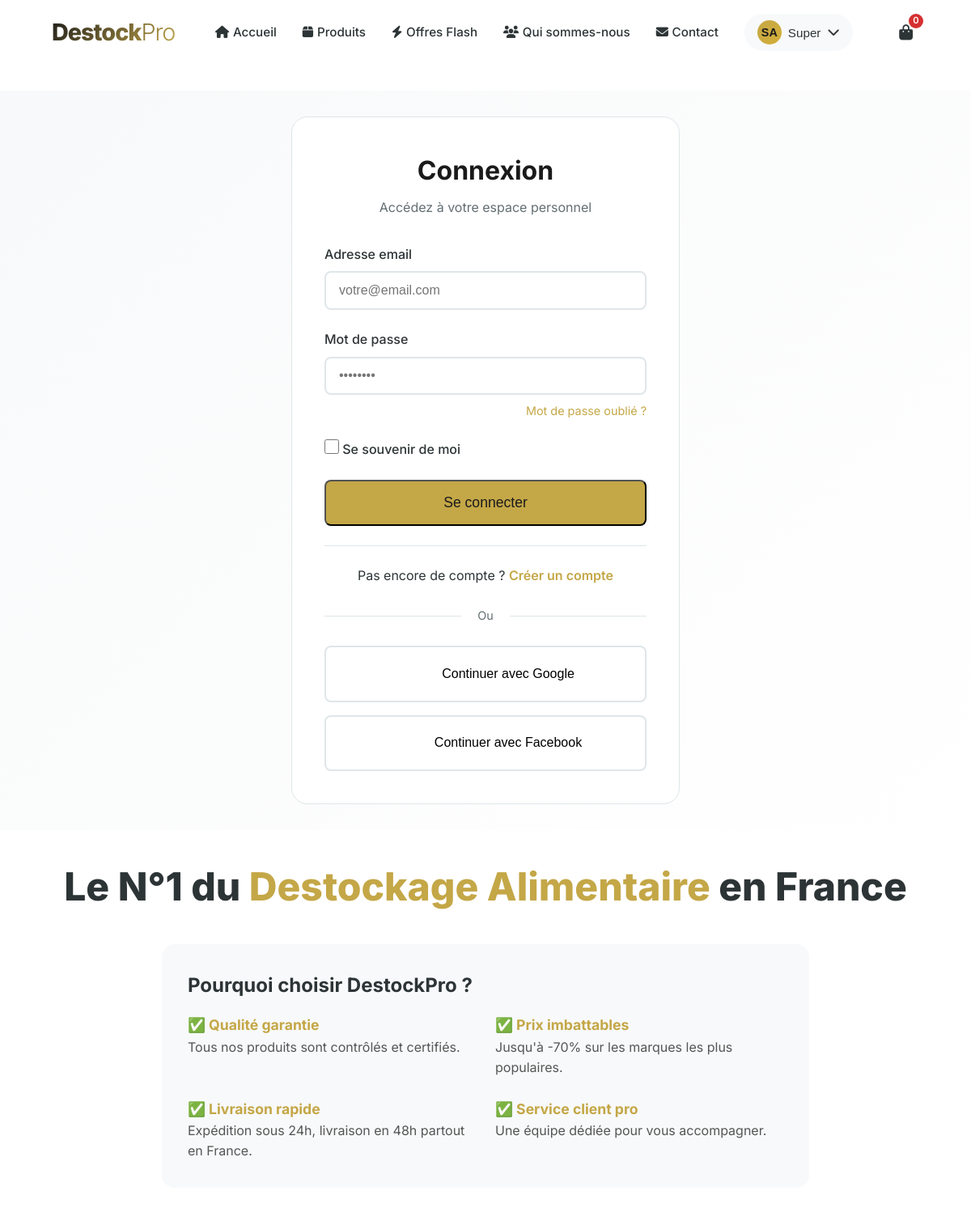
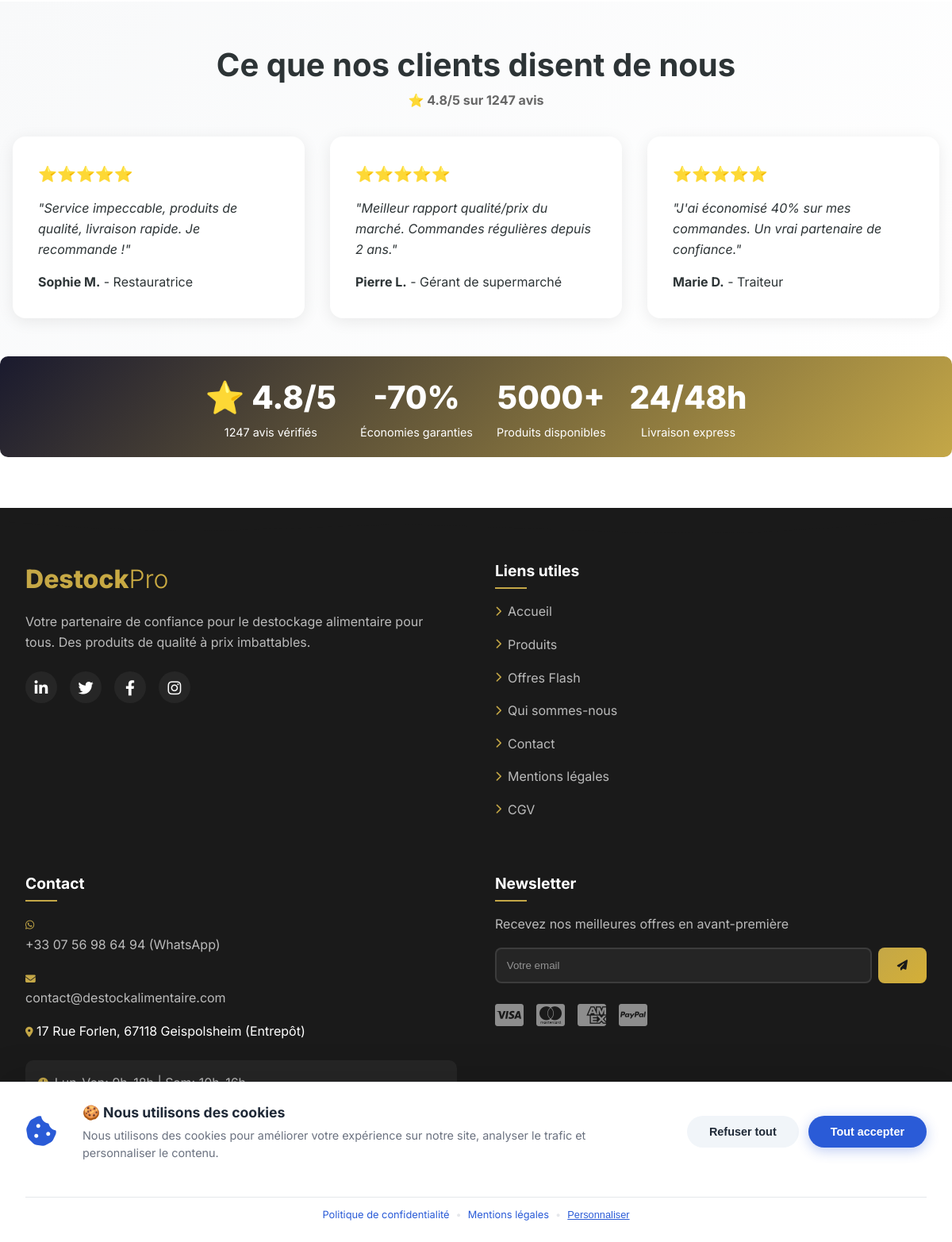
The app's page /connexion (signed in) with its own data (2 pictures, top to bottom).
### models.py (models this page shows)
class Utilisateur(UserMixin, db.Model):
    __tablename__ = 'utilisateur'
    id = db.Column(db.Integer, primary_key=True)
    email = db.Column(db.String(120), unique=True, nullable=False)
    password = db.Column(db.String(200), nullable=False)
    nom = db.Column(db.String(100))
    prenom = db.Column(db.String(100))
    telephone = db.Column(db.String(20))
    adresse = db.Column(db.String(200))
    code_postal = db.Column(db.String(10))
    ville = db.Column(db.String(100))
    pays = db.Column(db.String(50), default='France')
    societe = db.Column(db.String(100))
    role = db.Column(db.String(20), default='client')
    actif = db.Column(db.Boolean, default=True)
    date_inscription = db.Column(db.DateTime, default=datetime.now)
    commandes = db.relationship('Commande', backref='utilisateur', lazy=True)
    avis = db.relationship('Avis', backref='utilisateur', lazy=True)

### app.py (the view, shortened to what this page needs)
@app.route('/connexion', methods=['GET', 'POST'])
@csrf.exempt
def connexion():
    return render_template('connexion.html')

### templates/connexion.html (shortened to what this page needs)
{% extends "base.html" %}
{% block content %}
<div class="auth-section">
    <div class="auth-container">
        <div class="auth-card">
            <div class="auth-header">
                <h1>Connexion</h1>
                <p>Accédez à votre espace personnel</p>
            </div>
            <form method="POST" action="/connexion" class="auth-form">
                <div class="form-group">
                    <label for="email">Adresse email</label>
                    <input type="email" id="email" name="email" class="form-input"
                           placeholder="votre@email.com" required>
                </div>
                <div class="form-group">
                    <label for="password">Mot de passe</label>
                    <input type="password" id="password" name="password" class="form-input"
                           placeholder="••••••••" required>
                    <a href="/mot-de-passe-oublie" class="forgot-password">Mot de passe oublié ?</a>
                </div>
                <div class="form-group">
                    <label class="checkbox-label">
                        <input type="checkbox" name="remember">
                        <span>Se souvenir de moi</span>
                    </label>
                </div>
                <button type="submit" class="btn btn-primary btn-block">
                    Se connecter
                </button>
            </form>
            <div class="auth-footer">
                <p>Pas encore de compte ? <a href="/inscription">Créer un compte</a></p>
            </div>
            <div class="auth-divider">
                <span>Ou</span>
            </div>
            <div class="social-login">
                <button class="btn-social google">
                    <span class="social-icon">G</span>
                    Continuer avec Google
                </button>
                <button class="btn-social facebook">
                    <span class="social-icon">f</span>
                    Continuer avec Facebook
                </button>
            </div>
        </div>
    </div>
</div>
{% endblock %}

### templates/base.html (shortened to what this page needs)
<!DOCTYPE html>
<html lang="fr">
<head>
    <link rel="stylesheet" href="https://cdnjs.cloudflare.com/ajax/libs/font-awesome/6.4.0/css/all.min.css">
    <link rel="stylesheet" href="{{ url_for('static', filename='css/style.css') }}">
</head>
<body>
    <nav class="navbar-modern" id="navbar">
        <div class="container">
            <div class="nav-container">
                <a href="/" class="logo-modern">
                    <span class="logo-text">Destock<span class="logo-accent">Pro</span></span>
                </a>
                <div class="nav-menu-modern" id="navMenu">
                    <a href="/" class="nav-link-modern {% if request.path == '/' %}active{% endif %}">
                        <i class="fas fa-home"></i> Accueil
                    </a>
                    <a href="/produits" class="nav-link-modern {% if request.path == '/produits' %}active{% endif %}">
                        <i class="fas fa-box"></i> Produits
                    </a>
                    <a href="/offres-flash" class="nav-link-modern {% if request.path == '/offres-flash' %}active{% endif %}">
                        <i class="fas fa-bolt"></i> Offres Flash
                    </a>
                    <a href="/qui-sommes-nous" class="nav-link-modern {% if request.path == '/qui-sommes-nous' %}active{% endif %}">
                        <i class="fas fa-users"></i> Qui sommes-nous
                    </a>
                    <a href="/contact" class="nav-link-modern {% if request.path == '/contact' %}active{% endif %}">
                        <i class="fas fa-envelope"></i> Contact
                    </a>
                    {% if current_user.is_authenticated %}
                        <div class="nav-dropdown">
                            <button class="user-btn">
                                <span class="user-avatar-mini">{{ current_user.prenom[0] }}{{ current_user.nom[0] }}</span>
                                {{ current_user.prenom }}
                                <i class="fas fa-chevron-down"></i>
                            </button>
                        </div>
                    {% endif %}
                </div>
                <div class="cart-wrapper">
                    <a href="/panier" class="cart-link" id="cartLink">
                        <i class="fas fa-shopping-bag"></i>
                        <span class="cart-count" id="cartCount">0</span>
                    </a>
                </div>
            </div>
        </div>
    </nav>
    <main class="main-content">
        {% block content %}{% endblock %}
    </main>
    <h1 style="font-size:clamp(2rem,4vw,3.5rem);font-weight:800;margin-bottom:1rem;text-align:center;">
        Le N°1 du <span style="color:#c4a747;">Destockage Alimentaire</span> en France
    </h1>
    <section style="max-width:800px;margin:2rem auto;padding:2rem;background:#f8f9fa;border-radius:16px;">
        <h2 style="font-size:1.5rem;margin-bottom:1rem;">Pourquoi choisir DestockPro ?</h2>
        <div style="display:grid;grid-template-columns:1fr 1fr;gap:1.5rem;">
            <div>
                <h3 style="font-size:1.1rem;color:#c4a747;">✅ Qualité garantie</h3>
                <p style="color:#555;">Tous nos produits sont contrôlés et certifiés.</p>
            </div>
            <div>
                <h3 style="font-size:1.1rem;color:#c4a747;">✅ Prix imbattables</h3>
                <p style="color:#555;">Jusqu'à -70% sur les marques les plus populaires.</p>
            </div>
            <div>
                <h3 style="font-size:1.1rem;color:#c4a747;">✅ Livraison rapide</h3>
                <p style="color:#555;">Expédition sous 24h, livraison en 48h partout en France.</p>
            </div>
            <div>
                <h3 style="font-size:1.1rem;color:#c4a747;">✅ Service client pro</h3>
                <p style="color:#555;">Une équipe dédiée pour vous accompagner.</p>
            </div>
        </div>
    </section>
    <section style="padding:3rem 0;background:linear-gradient(135deg,#f8f9fa,#ffffff);">
        <div style="max-width:1200px;margin:0 auto;padding:0 1rem;">
            <h2 style="text-align:center;font-size:2.5rem;margin-bottom:2rem;">
                Ce que nos clients disent de nous
                <span style="display:block;font-size:1rem;color:#666;">⭐ 4.8/5 sur 1247 avis</span>
            </h2>
            <div style="display:grid;grid-template-columns:repeat(auto-fit,minmax(300px,1fr));gap:2rem;">
                <div style="background:white;padding:2rem;border-radius:16px;box-shadow:0 4px 20px rgba(0,0,0,0.08);">
                    <div style="color:#f59e0b;font-size:1.2rem;">⭐⭐⭐⭐⭐</div>
                    <p style="margin:1rem 0;font-style:italic;">"Service impeccable, produits de qualité, livraison rapide. Je recommande !"</p>
                    <strong>Sophie M.</strong> - Restauratrice
                </div>
                <div style="background:white;padding:2rem;border-radius:16px;box-shadow:0 4px 20px rgba(0,0,0,0.08);">
                    <div style="color:#f59e0b;font-size:1.2rem;">⭐⭐⭐⭐⭐</div>
                    <p style="margin:1rem 0;font-style:italic;">"Meilleur rapport qualité/prix du marché. Commandes régulières depuis 2 ans."</p>
                    <strong>Pierre L.</strong> - Gérant de supermarché
                </div>
                <div style="background:white;padding:2rem;border-radius:16px;box-shadow:0 4px 20px rgba(0,0,0,0.08);">
                    <div style="color:#f59e0b;font-size:1.2rem;">⭐⭐⭐⭐⭐</div>
                    <p style="margin:1rem 0;font-style:italic;">"J'ai économisé 40% sur mes commandes. Un vrai partenaire de confiance."</p>
                    <strong>Marie D.</strong> - Traiteur
                </div>
            </div>
        </div>
    </section>
    <section class="rich-snippet-banner" style="background:linear-gradient(135deg,#1a1a2e,#c4a747);color:white;padding:20px;border-radius:10px;margin-bottom:30px;text-align:center;">
        <div style="display:flex;flex-wrap:wrap;justify-content:center;gap:30px;align-items:center;">
            <div>
                <span style="font-size:2.5rem;font-weight:800;">⭐ 4.8/5</span>
                <span style="display:block;font-size:0.9rem;">1247 avis vérifiés</span>
            </div>
            <div>
                <span style="font-size:2.5rem;font-weight:800;">-70%</span>
                <span style="display:block;font-size:0.9rem;">Économies garanties</span>
            </div>
            <div>
                <span style="font-size:2.5rem;font-weight:800;">5000+</span>
                <span style="display:block;font-size:0.9rem;">Produits disponibles</span>
            </div>
            <div>
                <span style="font-size:2.5rem;font-weight:800;">24/48h</span>
                <span style="display:block;font-size:0.9rem;">Livraison express</span>
            </div>
        </div>
        </section>
    <footer class="footer-modern">
        <div class="footer-wave">
        </div>
        <div class="footer-content">
            <div class="container">
                <div class="footer-grid">
                    <div class="footer-brand">
                        <div class="footer-logo">Destock<span style="font-weight:300">Pro</span></div>
                        <p>Votre partenaire de confiance pour le destockage alimentaire pour tous. Des produits de qualité à prix imbattables.</p>
                        <div class="footer-social">
                            <a href="#" class="social-icon"><i class="fab fa-linkedin-in"></i></a>
                            <a href="#" class="social-icon"><i class="fab fa-twitter"></i></a>
                            <a href="#" class="social-icon"><i class="fab fa-facebook-f"></i></a>
                            <a href="#" class="social-icon"><i class="fab fa-instagram"></i></a>
                        </div>
                    </div>
                    <div class="footer-links">
                        <h4>Liens utiles</h4>
                        <ul>
                            <li><a href="/"><i class="fas fa-chevron-right"></i> Accueil</a></li>
                            <li><a href="/produits"><i class="fas fa-chevron-right"></i> Produits</a></li>
                            <li><a href="/offres-flash"><i class="fas fa-chevron-right"></i> Offres Flash</a></li>
                            <li><a href="/qui-sommes-nous"><i class="fas fa-chevron-right"></i> Qui sommes-nous</a></li>
                            <li><a href="/contact"><i class="fas fa-chevron-right"></i> Contact</a></li>
                            <li><a href="/mentions-legales"><i class="fas fa-chevron-right"></i> Mentions légales</a></li>
                            <li><a href="/cgv"><i class="fas fa-chevron-right"></i> CGV</a></li>
                        </ul>
                    </div>
                    <div class="footer-contact">
                        <h4>Contact</h4>
                        <ul>
                            <li><i class="fab fa-whatsapp"></i> <a href="https://wa.me/33756891274" target="_blank">+33 07 56 98 64 94 (WhatsApp)</a></li>
                            <li><i class="fas fa-envelope"></i> <a href="mailto:contact@destockalimentaire.com">contact@destockalimentaire.com</a></li>
                            <li><i class="fas fa-map-marker-alt"></i> 17 Rue Forlen, 67118 Geispolsheim (Entrepôt)</li>
                        </ul>
                        <div class="footer-hours">
                            <span>Lun-Ven: 9h-18h | Sam: 10h-16h</span>
                        </div>
                    </div>
                    <div class="footer-newsletter">
                        <h4>Newsletter</h4>
                        <p>Recevez nos meilleures offres en avant-première</p>
                        <form class="newsletter-form" id="footerNewsletter" onsubmit="event.preventDefault(); newsletterSignup()">
                            <input type="email" placeholder="Votre email" required>
                            <button type="submit"><i class="fas fa-paper-plane"></i></button>
                        </form>
                        <div class="footer-payment">
                            <i class="fab fa-cc-visa" title="Visa"></i>
                            <i class="fab fa-cc-mastercard" title="Mastercard"></i>
                            <i class="fab fa-cc-amex" title="American Express"></i>
                            <i class="fab fa-cc-paypal" title="PayPal"></i>
                        </div>
                    </div>
                </div>
                <div class="footer-bottom">
                    <div class="footer-bottom-content">
                        <p>&copy; 2024 DestockPro. Tous droits réservés.</p>
                        <div class="footer-bottom-links">
                            <a href="/mentions-legales">Mentions légales</a>
                            <a href="/cgv">CGV</a>
                            <a href="/confidentialite">Confidentialité</a>
                        </div>
                    </div>
                </div>
            </div>
        </div>
    </footer>
<div class="chatbot-wrapper" id="chatbotWrapper">
    <div class="chatbot-toggle" id="chatbotToggle">
        <span class="chatbot-badge">1</span>
    </div>
</div>
<div class="cookie-banner" id="cookieBanner">
    <div class="cookie-banner-content">
        <div class="cookie-banner-icon">
            <i class="fas fa-cookie-bite"></i>
        </div>
        <div class="cookie-banner-text">
            <h4>🍪 Nous utilisons des cookies</h4>
            <p>Nous utilisons des cookies pour améliorer votre expérience sur notre site, analyser le trafic et personnaliser le contenu.</p>
        </div>
        <div class="cookie-banner-buttons">
            <button class="cookie-btn cookie-btn-secondary" id="cookieRefuse">Refuser tout</button>
            <button class="cookie-btn cookie-btn-primary" id="cookieAccept">Tout accepter</button>
        </div>
        <div class="cookie-banner-footer">
            <a href="/politique-confidentialite">Politique de confidentialité</a>
            <span class="cookie-separator">•</span>
            <a href="/mentions-legales">Mentions légales</a>
            <span class="cookie-separator">•</span>
            <button class="cookie-settings-link" id="cookieSettingsLink">Personnaliser</button>
        </div>
    </div>
</div>
</body>
</html>

### records on screen
Utilisateur: prenom "S", nom "A", prenom "Super"
